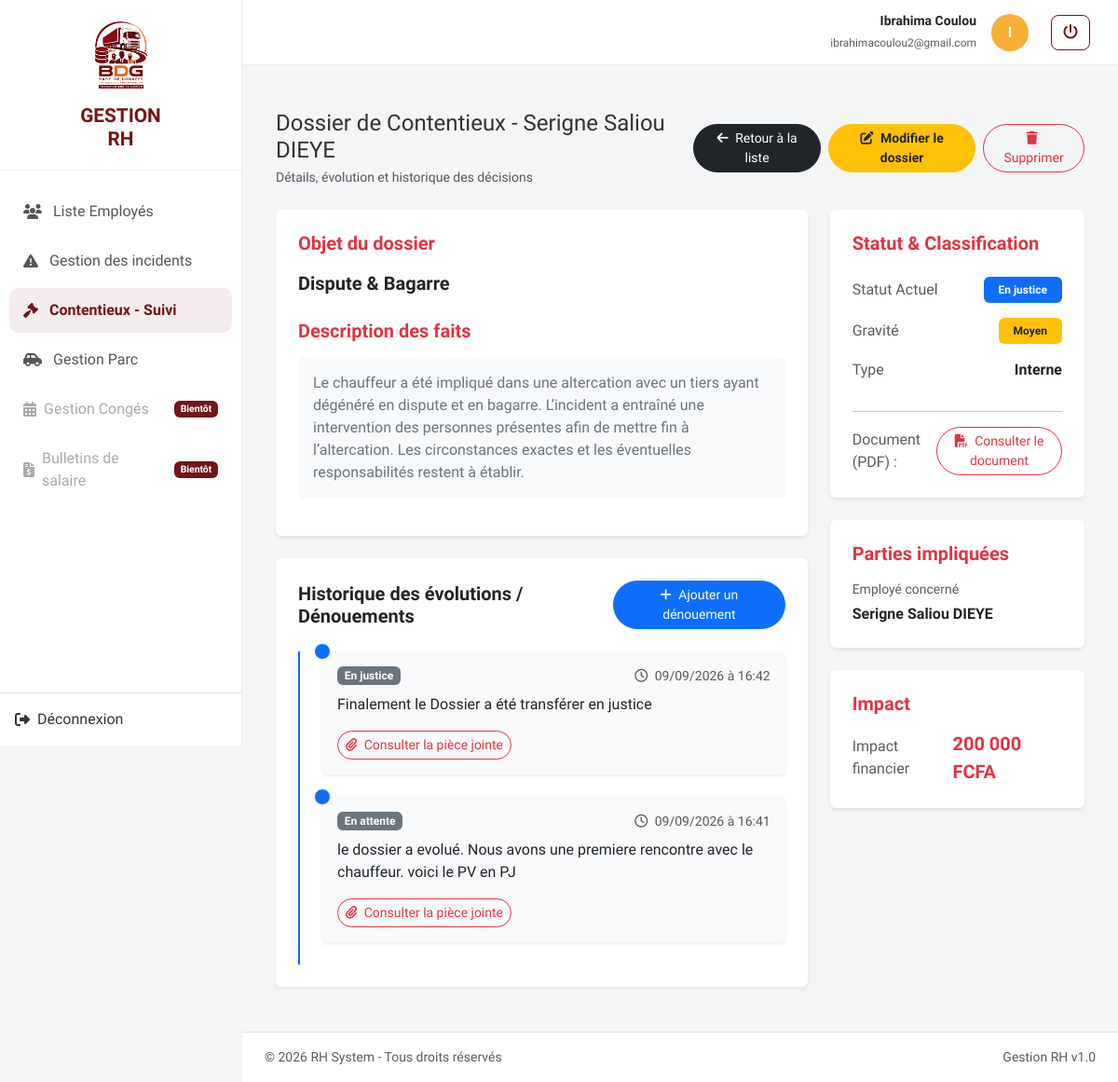
Screenshot of /gestion_personnel/index.php?action=disputes_show&id=1 (signed in) with the database file from the repository.
### tables this page shows
CREATE TABLE `disputes` (
  `id` int(11) NOT NULL,
  `employee_id` int(11) DEFAULT NULL,
  `type` enum('Interne','Externe') NOT NULL DEFAULT 'Interne',
  `categorie` varchar(100) NOT NULL,
  `gravite` enum('Faible','Moyen','Élevé','Critique') NOT NULL DEFAULT 'Moyen',
  `objet` varchar(255) NOT NULL,
  `description` text DEFAULT NULL,
  `tiers_impliques` varchar(255) DEFAULT NULL,
  `date_ouverture` date NOT NULL,
  `date_limite_reponse` date DEFAULT NULL,
  `date_cloture` date DEFAULT NULL,
  `statut` enum('En cours','En attente','En justice','Résolu','Classé sans suite') NOT NULL DEFAULT 'En cours',
  `decision` text DEFAULT NULL,
  `impact_financier` decimal(12,2) DEFAULT 0.00,
  `fichier_joint` varchar(255) DEFAULT NULL,
  `created_at` datetime DEFAULT current_timestamp(),
  `updated_at` datetime DEFAULT current_timestamp() ON UPDATE current_timestamp()
);

CREATE TABLE `employees` (
  `id` int(11) NOT NULL,
  `entreprise` varchar(50) NOT NULL DEFAULT 'STC',
  `matricule` varchar(20) NOT NULL,
  `nom` varchar(50) NOT NULL,
  `prenom` varchar(50) NOT NULL,
  `email` varchar(150) DEFAULT NULL,
  `etat_civil` varchar(50) DEFAULT NULL,
  `adresse` varchar(255) DEFAULT NULL,
  `telephone` varchar(50) DEFAULT NULL,
  `cni` varchar(50) DEFAULT NULL,
  `date_embauche` date DEFAULT NULL,
  `type_contrat` enum('CDD','CDI','Stage','Autre') NOT NULL DEFAULT 'CDI',
  `numero_permis` varchar(50) DEFAULT NULL,
  `categories_permis` varchar(50) DEFAULT NULL,
  `date_expiration_permis` date DEFAULT NULL,
  `intitule_poste` varchar(150) DEFAULT NULL,
  `contrat_pdf` varchar(255) DEFAULT NULL,
  `created_at` timestamp NOT NULL DEFAULT current_timestamp()
);

CREATE TABLE `dispute_updates` (
  `id` int(11) NOT NULL,
  `dispute_id` int(11) NOT NULL,
  `statut` varchar(50) NOT NULL,
  `decision` text NOT NULL,
  `fichier_joint` varchar(255) DEFAULT NULL,
  `created_at` datetime DEFAULT current_timestamp()
);

### gestion_personnel/controllers/DisputeController.php (called while the page is built, shortened)
<?php
require_once __DIR__ . '/../models/Dispute.php';
class DisputeController {
    private $disputeModel;
    public function __construct() {
        $database = new Database();
        $pdo = $database->getConnection();
        $this->disputeModel = new Dispute($pdo);
    }
    public function show() {
        $id = $_GET['id'] ?? null;
        $dispute = $this->disputeModel->getById($id);
        $updates = $this->disputeModel->getUpdatesByDisputeId($id);
        require_once __DIR__ . '/../views/disputes/show.php';
    }
}

### gestion_personnel/models/Dispute.php (called while the page is built, shortened)
<?php
class Dispute {
    private $pdo;
    public function __construct($pdo = null) {
        if ($pdo instanceof PDO) {
            $this->pdo = $pdo;
        } else {
            require_once __DIR__ . '/../config/database.php';
            $database = new Database();
            $this->pdo = $database->getConnection();
            $this->db = $this->pdo;
        }
    }
    public function getById($id) {
        $sql = "SELECT d.*, e.nom, e.prenom, e.matricule
                FROM disputes d
                LEFT JOIN employees e ON d.employee_id = e.id
                WHERE d.id = :id";
        $stmt = $this->pdo->prepare($sql);
        $stmt->execute([':id' => $id]);
        return $stmt->fetch(PDO::FETCH_ASSOC);
    }
    public function getUpdatesByDisputeId($disputeId) {
        $sql = "SELECT * FROM dispute_updates WHERE dispute_id = :dispute_id ORDER BY created_at DESC";
        $stmt = $this->pdo->prepare($sql);
        $stmt->execute([':dispute_id' => $disputeId]);
        return $stmt->fetchAll(PDO::FETCH_ASSOC);
    }
}

### gestion_personnel/views/disputes/show.php (the view, shortened to what this page needs)
<?php require_once __DIR__ . '/../layout/header.php'; ?>
<div class="container-fluid py-4">
    <div class="d-flex justify-content-between align-items-center mb-4">
        <div>
            <h2 class="h4 mb-1">Dossier de Contentieux - <?= htmlspecialchars(($dispute['prenom'] ?? '') . ' ' . ($dispute['nom'] ?? 'Non spécifié')) ?></h2>
            <p class="text-muted small mb-0">Détails, évolution et historique des décisions</p>
        </div>
        <div class="d-flex gap-2">
            <a href="index.php?action=disputes" class="btn btn-dark btn-sm rounded-pill px-3">
                <i class="fas fa-arrow-left me-1"></i> Retour à la liste
            </a>
            <a href="index.php?action=disputes_edit&id=<?= $dispute['id'] ?>" class="btn btn-warning btn-sm rounded-pill px-3 fw-bold text-dark">
                <i class="fas fa-edit me-1"></i> Modifier le dossier
            </a>
            <a href="index.php?action=disputes_delete&id=<?= $dispute['id'] ?>" class="btn btn-outline-danger btn-sm rounded-pill px-3" onclick="return confirm('Êtes-vous sûr de vouloir supprimer ce dossier ?');">
                <i class="fas fa-trash me-1"></i> Supprimer
            </a>
        </div>
    </div>
    <div class="row g-4">
        <div class="col-lg-8">
            <div class="card border-0 shadow-sm p-4 mb-4">
                <h5 class="fw-bold text-danger mb-3">Objet du dossier</h5>
                <p class="fs-5 fw-semibold mb-4"><?= htmlspecialchars($dispute['objet']) ?></p>
                <h5 class="fw-bold text-danger mb-3">Description des faits</h5>
                <div class="bg-light p-3 rounded text-secondary mb-3">
                    <?= nl2br(htmlspecialchars($dispute['description'] ?? 'Aucune description fournie.')) ?>
                </div>
            </div>
            <div class="card border-0 shadow-sm p-4">
                <div class="d-flex justify-content-between align-items-center mb-4">
                    <h5 class="fw-bold mb-0">Historique des évolutions / Dénouements</h5>
                    <button type="button" class="btn btn-primary btn-sm rounded-pill px-3" data-bs-toggle="modal" data-bs-target="#addUpdateModal">
                        <i class="fas fa-plus me-1"></i> Ajouter un dénouement
                    </button>
                </div>
                <?php if (!empty($updates)): ?>
                    <div class="timeline position-relative ps-4 border-start border-2 border-primary">
                        <?php foreach ($updates as $up): ?>
                            <div class="mb-4 position-relative">
                                <span class="position-absolute top-0 start-0 translate-middle p-2 bg-primary border border-light rounded-circle ms-n4"></span>
                                <div class="bg-light p-3 rounded shadow-sm">
                                    <div class="d-flex justify-content-between align-items-center mb-2">
                                        <span class="badge bg-secondary"><?= htmlspecialchars($up['statut']) ?></span>
                                        <small class="text-muted">
                                            <i class="far fa-clock me-1"></i>
                                            <?= date('d/m/Y à H:i', strtotime($up['created_at'])) ?>
                                        </small>
                                    </div>
                                    <p class="mb-2 text-dark"><?= nl2br(htmlspecialchars($up['decision'])) ?></p>
                                    <?php if (!empty($up['fichier_joint'])): ?>
                                        <a href="uploads/disputes/<?= htmlspecialchars($up['fichier_joint']) ?>" target="_blank" class="btn btn-sm btn-outline-danger rounded-pill mt-2">
                                            <i class="fas fa-paperclip me-1"></i> Consulter la pièce jointe
                                        </a>
                                    <?php endif; ?>
                                </div>
                            </div>
                        <?php endforeach; ?>
                    </div>
                <?php else: ?>
                    <p class="text-muted italic mb-0">Aucune évolution enregistrée pour le moment.</p>
                <?php endif; ?>
            </div>
        </div>
        <div class="col-lg-4">
            <div class="card border-0 shadow-sm p-4 mb-4">
                <h5 class="fw-bold text-danger mb-4">Statut & Classification</h5>
                <div class="mb-3 d-flex justify-content-between align-items-center">
                    <span class="text-muted">Statut Actuel</span>
                    <span class="badge bg-primary px-3 py-2"><?= htmlspecialchars($dispute['statut']) ?></span>
                </div>
                <div class="mb-3 d-flex justify-content-between align-items-center">
                    <span class="text-muted">Gravité</span>
                    <span class="badge bg-warning text-dark px-3 py-2"><?= htmlspecialchars($dispute['gravite']) ?></span>
                </div>
                <div class="mb-3 d-flex justify-content-between align-items-center">
                    <span class="text-muted">Type</span>
                    <span class="fw-bold"><?= htmlspecialchars($dispute['type']) ?></span>
                </div>
                <?php if (!empty($dispute['fichier_joint'])): ?>
                    <hr class="my-3">
                    <div class="d-flex justify-content-between align-items-center">
                        <span class="text-muted">Document (PDF) :</span>
                        <a href="uploads/disputes/<?= htmlspecialchars($dispute['fichier_joint']) ?>" target="_blank" class="btn btn-sm btn-outline-danger rounded-pill">
                            <i class="fas fa-file-pdf me-1"></i> Consulter le document
                        </a>
                    </div>
                <?php endif; ?>
            </div>
            <div class="card border-0 shadow-sm p-4 mb-4">
                <h5 class="fw-bold text-danger mb-3">Parties impliquées</h5>
                <p class="mb-1 text-muted small">Employé concerné</p>
                <p class="fw-bold text-dark mb-0">
                    <?= htmlspecialchars(($dispute['prenom'] ?? '') . ' ' . ($dispute['nom'] ?? 'Non spécifié')) ?>
                </p>
            </div>
            <div class="card border-0 shadow-sm p-4">
                <h5 class="fw-bold text-danger mb-3">Impact</h5>
                <div class="d-flex justify-content-between align-items-center">
                    <span class="text-muted">Impact financier</span>
                    <span class="fw-bold text-danger fs-5"><?= number_format($dispute['impact_financier'] ?? 0, 0, ',', ' ') ?> FCFA</span>
                </div>
            </div>
        </div>
    </div>
</div>
<?php require_once __DIR__ . '/../layout/footer.php'; ?>

### gestion_personnel/views/layout/header.php (style rules this page uses)
:root { --primary-color: #721519; --accent-color: #f6b036; --bg-light: #f8f9fa; }
body { font-family: 'Lexend', sans-serif; background-color: #f4f5f7; color: #333; }

### rows the page displays
disputes: employee.nom "Serigne Saliou DIEYE", objet "Dispute & Bagarre", description "Le chauffeur a été impliqué dans une altercation avec un tiers ayant dégénéré en dispute et en bagarre. L’incident a entraîné une intervention des personnes présentes afin de mettre fin à l’altercation. Les circonstances exactes et les éventuelles responsabilités restent à établir.", statut "En justice", gravite "Moyen", type "Interne", impact_financier "200 000"
dispute_updates: statut "En justice", created_at "09/09/2026 à 16:42", decision "Finalement le Dossier a été transférer en justice"
dispute_updates: statut "En attente", created_at "09/09/2026 à 16:41", decision "le dossier a evolué. Nous avons une premiere rencontre avec le chauffeur. voici le PV en PJ"

### other values shown
$_SESSION['user_nom'] "Ibrahima Coulou"
$_SESSION['user_email'] "ibrahimacoulou2@gmail.com"
substr($_SESSION['user_nom'] ?? 'A', 0, 1) "I"
